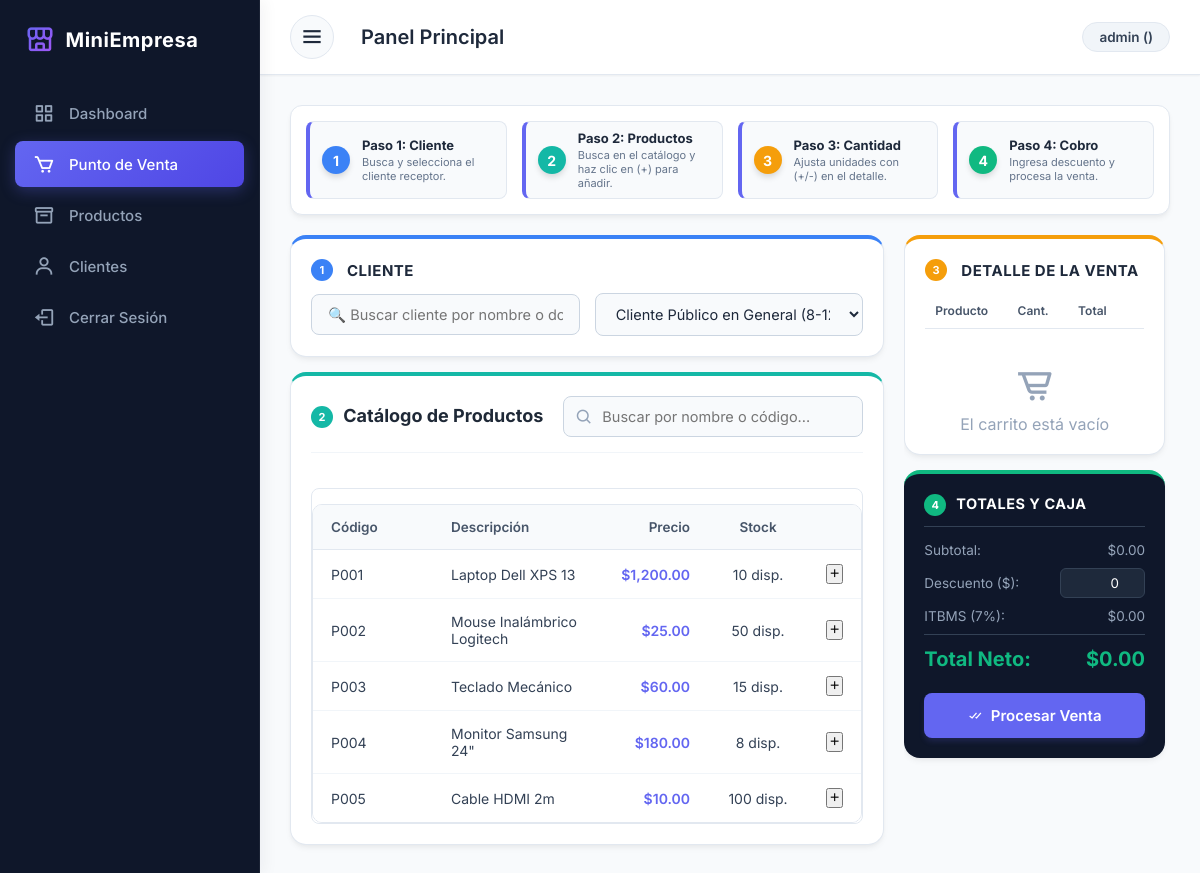
/index.php?action=pos (signed in), run on the app's committed database.
### tables this page shows
CREATE TABLE IF NOT EXISTS productos (
    id INT AUTO_INCREMENT PRIMARY KEY,
    codigo VARCHAR(50) NOT NULL UNIQUE,
    nombre VARCHAR(150) NOT NULL,
    descripcion TEXT,
    costo DECIMAL(10,2) NOT NULL,
    precio DECIMAL(10,2) NOT NULL,
    stock INT NOT NULL DEFAULT 0,
    stock_minimo INT NOT NULL DEFAULT 5,
    estado BOOLEAN DEFAULT TRUE,
    fecha_creacion TIMESTAMP DEFAULT CURRENT_TIMESTAMP
);

### controllers/SaleController.php (called while the page is built, shortened)
<?php
require_once 'models/Producto.php';
require_once 'models/Cliente.php';
class SaleController {
    public function create() {
        $db = (new Database())->getConnection();
        $productoModel = new Producto($db);
        $clienteModel = new Cliente($db);
        $productos = $productoModel->obtenerTodos();
        $clientes = $clienteModel->obtenerTodos();
        require_once 'views/pos/index.php';
    }
}
?>

### models/Cliente.php (called while the page is built, shortened)
<?php
class Cliente {
    private $conn;
    public function __construct($db) {
        $this->conn = $db;
    }
    public function obtenerTodos() {
        $query = "CALL sp_obtener_clientes()";
        $stmt = $this->conn->prepare($query);
        $stmt->execute();
        return $stmt->fetchAll(PDO::FETCH_ASSOC);
    }
}
?>

### models/Producto.php (called while the page is built, shortened)
<?php
class Producto {
    private $conn;
    public function __construct($db) {
        $this->conn = $db;
    }
    public function obtenerTodos() {
        $query = "CALL sp_obtener_productos()";
        $stmt = $this->conn->prepare($query);
        $stmt->execute();
        return $stmt->fetchAll(PDO::FETCH_ASSOC);
    }
}
?>

### views/pos/index.php (the view, shortened to what this page needs)
<?php require_once 'views/layout/header.php'; ?>
<div class="pos-top-guide">
    <div class="guide-item active-step">
        <span class="guide-number step-1-bg">1</span>
        <div class="guide-text">
            <strong>Paso 1: Cliente</strong>
            <p>Busca y selecciona el cliente receptor.</p>
        </div>
    </div>
    <div class="guide-item active-step">
        <span class="guide-number step-2-bg">2</span>
        <div class="guide-text">
            <strong>Paso 2: Productos</strong>
            <p>Busca en el catálogo y haz clic en (+) para añadir.</p>
        </div>
    </div>
    <div class="guide-item active-step">
        <span class="guide-number step-3-bg">3</span>
        <div class="guide-text">
            <strong>Paso 3: Cantidad</strong>
            <p>Ajusta unidades con (+/-) en el detalle.</p>
        </div>
    </div>
    <div class="guide-item active-step">
        <span class="guide-number step-4-bg">4</span>
        <div class="guide-text">
            <strong>Paso 4: Cobro</strong>
            <p>Ingresa descuento y procesa la venta.</p>
        </div>
    </div>
</div>
<div class="pos-wrapper">
    <div class="pos-left-panel">
        <div class="billing-card client-section step-1-highlight">
            <h3><span class="badge-step-inline step-1">1</span> Cliente</h3>
            <div style="display: flex; gap: 15px; align-items: center;">
                <input type="text" id="buscar_cliente" class="form-control client-search" placeholder="🔍 Buscar cliente por nombre o documento..." style="flex: 1; margin: 0;">
                <select id="cliente_id" class="form-control" style="flex: 1; margin: 0;">
                    <?php foreach($clientes as $c): ?>
                        <option value="<?= $c['id'] ?>"><?= htmlspecialchars($c['nombre']) ?> (<?= htmlspecialchars($c['documento']) ?>)</option>
                    <?php endforeach; ?>
                </select>
            </div>
        </div>
        <div class="pos-catalog-panel step-2-highlight">
            <div class="panel-header">
                <h2><span class="badge-step-inline step-2">2</span> Catálogo de Productos</h2>
                <div class="search-box-wrapper">
                    <i class='bx bx-search search-icon'></i>
                    <input type="text" id="buscar_producto" class="form-control search-input" placeholder="Buscar por nombre o código...">
                </div>
            </div>
            <div class="table-responsive-wrapper">
                <table class="table catalog-list-table">
                    <thead>
                        <tr>
                            <th style="width: 120px;">Código</th>
                            <th>Descripción</th>
                            <th style="width: 100px; text-align: right;">Precio</th>
                            <th style="width: 100px; text-align: center;">Stock</th>
                            <th style="width: 50px;"></th>
                        </tr>
                    </thead>
                    <tbody>
                        <?php foreach($productos as $p): ?>
                            <?php if ($p['stock'] > 0): ?>
                                <tr class="catalog-item-row"
                                    data-id="<?= $p['id'] ?>"
                                    data-stock="<?= $p['stock'] ?>"
                                    data-nombre="<?= htmlspecialchars(strtolower($p['nombre'])) ?>"
                                    data-codigo="<?= htmlspecialchars(strtolower($p['codigo'])) ?>">
                                    <td class="font-code"><?= htmlspecialchars($p['codigo']) ?></td>
                                    <td class="font-bold"><?= htmlspecialchars($p['nombre']) ?></td>
                                    <td style="text-align: right; font-weight: 600; color: var(--primary-color);">$<?= number_format($p['precio'], 2) ?></td>
                                    <td style="text-align: center;">
                                        <span class="stock-badge <?= $p['stock'] <= $p['stock_minimo'] ? 'warning' : 'success' ?>">
                                            <?= $p['stock'] ?> disp.
                                        </span>
                                    </td>
                                    <td style="text-align: center;">
                                        <button type="button" class="btn-add-to-cart-quick"
                                                onclick="addProductFromCard('<?= $p['id'] ?>', '<?= htmlspecialchars($p['nombre']) ?>', <?= $p['precio'] ?>, <?= $p['stock'] ?>)">
                                            <i class='bx bx-plus'></i>
                                        </button>
                                    </td>
                                </tr>
                            <?php endif; ?>
                        <?php endforeach; ?>
                    </tbody>
                </table>
            </div>
        </div>
    </div>
    <div class="pos-right-panel">
        <div class="billing-card cart-section step-3-highlight">
            <h3><span class="badge-step-inline step-3">3</span> Detalle de la Venta</h3>
            <div class="cart-table-wrapper">
                <table class="table pos-cart-table">
                    <thead>
                        <tr>
                            <th>Producto</th>
                            <th style="width: 90px; text-align: center;">Cant.</th>
                            <th style="text-align: right;">Total</th>
                            <th style="width: 35px;"></th>
                        </tr>
                    </thead>
                </table>
                <div id="cart-empty-message" class="cart-empty-msg">
                    <i class='bx bx-cart-alt'></i>
                    <p>El carrito está vacío</p>
                </div>
            </div>
        </div>
        <div class="billing-card summary-section step-4-highlight">
            <div class="summary-line-step-header">
                <span><span class="badge-step-inline step-4">4</span> Totales y Caja</span>
            </div>
            <div class="summary-line">
                <span>Subtotal:</span>
                <span id="res_subtotal">$0.00</span>
            </div>
            <div class="summary-line inline-discount">
                <span>Descuento ($):</span>
                <input type="number" id="input_descuento" class="form-control-sm" value="0" min="0" step="0.01">
            </div>
            <div class="summary-line">
                <span>ITBMS (7%):</span>
                <span id="res_itbms">$0.00</span>
            </div>
            <div class="summary-line total-to-pay">
                <span>Total Neto:</span>
                <span id="res_total">$0.00</span>
            </div>
            <button id="btn-process-sale" class="btn btn-primary btn-process-checkout">
                <i class='bx bx-check-double'></i> Procesar Venta
            </button>
        </div>
    </div>
</div>
<?php require_once 'views/layout/footer.php'; ?>

### index.php (shortened to what this page needs)
<?php
$action = $_GET['action'] ?? 'login';
switch ($action) {
    case 'pos':
        require_once 'controllers/SaleController.php';
        $controller = new SaleController();
        $controller->create();
        break;
}
?>

### views/layout/header.php (shortened to what this page needs)
<!DOCTYPE html>
<html lang="es">
<head>
    <link href='https://unpkg.com/boxicons@2.1.4/css/boxicons.min.css' rel='stylesheet'>
    <link rel="stylesheet" href="public/css/style.css">
</head>
<body>
    <div class="sidebar">
        <div class="logo-details">
            <i class='bx bx-store-alt'></i>
            <span class="logo_name">MiniEmpresa</span>
        </div>
        <ul class="nav-links">
            <?php $action = $_GET['action'] ?? 'dashboard'; ?>
            <li><a href="index.php?action=dashboard" class="<?= $action == 'dashboard' ? 'active' : '' ?>"><i class='bx bx-grid-alt'></i><span class="links_name">Dashboard</span></a></li>
            <li><a href="index.php?action=pos" class="<?= $action == 'pos' ? 'active' : '' ?>"><i class='bx bx-cart'></i><span class="links_name">Punto de Venta</span></a></li>
            <li><a href="index.php?action=productos" class="<?= $action == 'productos' ? 'active' : '' ?>"><i class='bx bx-box'></i><span class="links_name">Productos</span></a></li>
            <li><a href="index.php?action=clientes" class="<?= $action == 'clientes' ? 'active' : '' ?>"><i class='bx bx-user'></i><span class="links_name">Clientes</span></a></li>
            <li class="log_out"><a href="index.php?action=logout"><i class='bx bx-log-out'></i><span class="links_name">Cerrar Sesión</span></a></li>
        </ul>
    </div>
    <section class="home-section">
        <nav>
            <div class="sidebar-button" style="display: flex; align-items: center; gap: 15px;">
                <i class='bx bx-menu sidebarBtn' style="font-size: 26px; cursor: pointer; color: var(--text-main); padding: 8px; border-radius: 50%; background: #f8fafc; border: 1px solid #e2e8f0; transition: var(--transition); display: flex; align-items: center; justify-content: center; box-shadow: var(--shadow-sm);"></i>
                <span class="dashboard">Panel Principal</span>
            </div>
            <div class="profile-details">
                <span class="admin_name"><?= htmlspecialchars($_SESSION['username'] ?? '') ?> (<?= htmlspecialchars($_SESSION['rol'] ?? '') ?>)</span>
            </div>
        </nav>
        <div class="main-content">

### views/layout/footer.php (shortened to what this page needs)
        </div>
    </section>
</body>
</html>

### data on the page
productos: codigo "P001", nombre "Laptop Dell XPS 13", precio "1,200.00", stock "10"
productos: codigo "P002", nombre "Mouse Inalámbrico Logitech", precio "25.00", stock "50"
productos: codigo "P003", nombre "Teclado Mecánico", precio "60.00", stock "15"
productos: codigo "P004", nombre "Monitor Samsung 24\"", precio "180.00", stock "8"
productos: codigo "P005", nombre "Cable HDMI 2m", precio "10.00", stock "100"

### other printed values
$_SESSION['username'] "admin"
form field value "Cliente Público en General (8-123-4567)"
